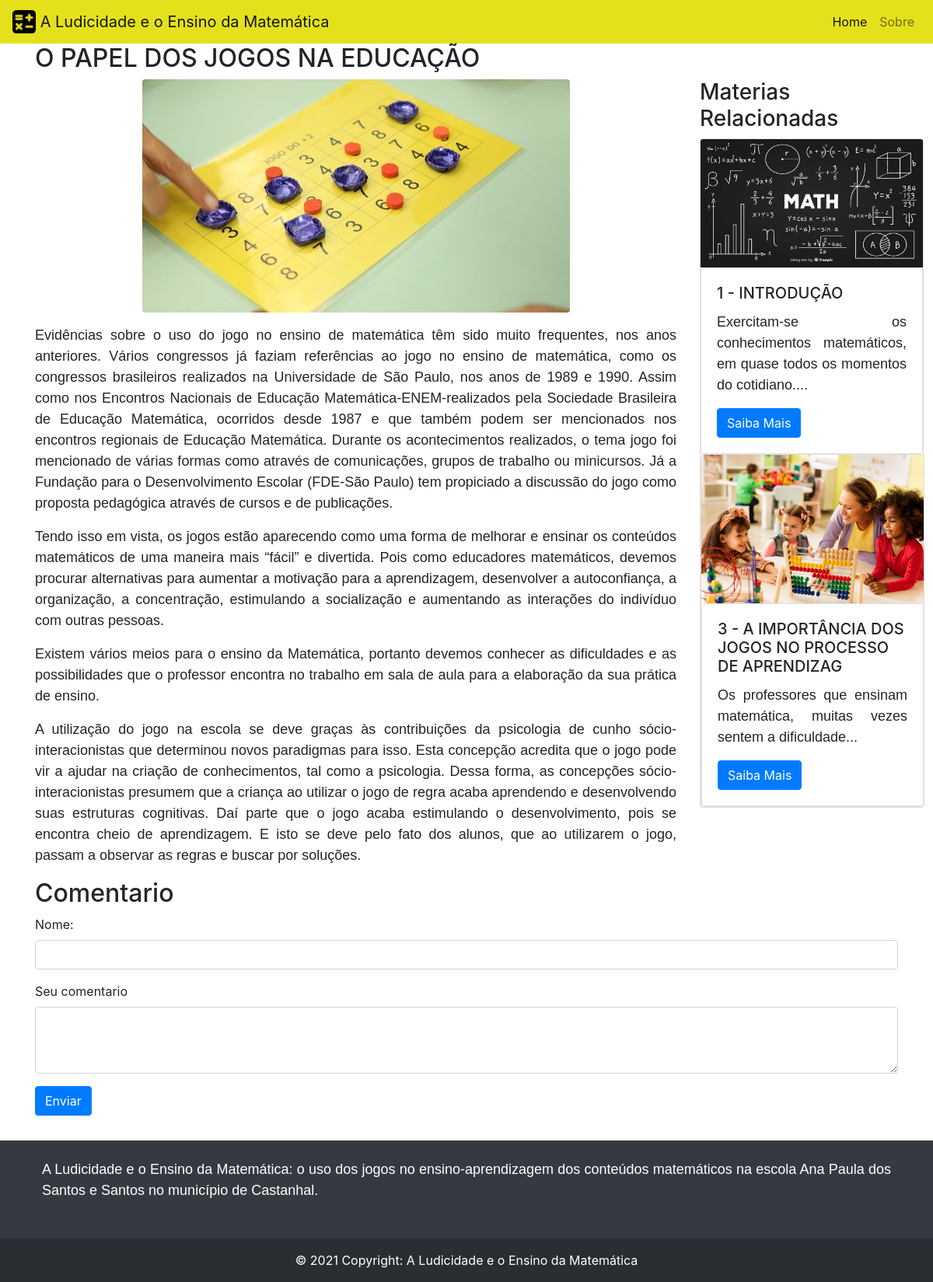
The app's page /post/2/ with its own data.
### post/models.py (models this page shows)
class Materia(models.Model):
    id = models.BigAutoField(primary_key=True)
    titulo = models.CharField(max_length=50)
    descricao = models.CharField(max_length=200)
    data_publicacao = models.DateField('data publicacao')
    img_post = models.ImageField(upload_to='img/', blank=True)
    texto_post = models.TextField()

### post/views.py (the view, shortened to what this page needs)
# urls.py: path('', include('post.urls')),
def post(request,id):
    materiaDb = Materia
    todasMaterias = materiaDb.objects.all()
    elemento = todasMaterias.get(id=id)
    titulo = "POST " + str(elemento.id) + " | " + elemento.titulo
    anteriorDb = Anterior
    todasAnterior = anteriorDb.objects.all()
    anteriorId = todasAnterior.get(anterior=id)
    anteriorPost = todasMaterias.get(id=anteriorId.id)
    proximoDb = Proxima
    todosProximos = proximoDb.objects.all()
    proximoId = todosProximos.get(proximo=id)
    proximoPost = todasMaterias.get(id=proximoId.id)
    context = {
        'title': titulo,
        'page' : "index",
        'todasMaterias' : todasMaterias,
        'elemento' : elemento,
        'anterior' : anteriorPost,
        'proximo' : proximoPost
    }
    return render(request,"post/post.html", context)

### templates/post/post.html (shortened to what this page needs)
{% extends "base.html" %}
{% block body %}
<div class="row">
  <div class="col-12 col-md-12 xl-12">
    <h2>{{elemento.titulo}}</h2>
  </div>
</div>
<div class="row">
  <article class="col-12 col-md-8 col-xl-9">
    <img src="{{elemento.img_post.url}}" class="img-fluid rounded mx-auto d-block" alt="post">
    <p>
      {{elemento.texto_post|linebreaks}}
    </p>
  </article>
  <aside class="col-12 col-md-4 col-xl-3">
    <h3>Materias Relacionadas</h3>
    <div class="card" style="width: 18rem;">
      <img src="{{anterior.img_post.url}}" class="card-img-top" alt="...">
      <div class="card">
        <div class="card-body">
          <h5 class="card-title">{{anterior.id}} - {{anterior.titulo}}</h5>
          <p class="card-text">{{anterior.descricao}}... </p>
          <a href="{% url 'post' anterior.id  %}" class="btn btn-primary">Saiba Mais</a>
        </div>
      </div>
      <div class="card" style="width: 18rem;">
        <img src="{{proximo.img_post.url}}" class="card-img-top" alt="...">
        <div class="card">
          <div class="card-body">
            <h5 class="card-title">{{proximo.id}} - {{proximo.titulo}}</h5>
            <p class="card-text">{{proximo.descricao}}... </p>
            <a href="{% url 'post' proximo.id  %}" class="btn btn-primary">Saiba Mais</a>
          </div>
        </div>
  </aside>
</div>
<div class="row">
  <div class="col-12 col-md-12 xl-12">
    <h2>Comentario</h2>
    <form action="" method="post">
      <div class="form-group">
        <label>Nome:</label>
        <input type="text" class="form-control" id="nome" name="nome">
      </div>
      <div class="form-group">
        <label>Seu comentario</label>
        <textarea class="form-control" id="mensagem" name="mensagem" rows="3"></textarea>
      </div>
      <button type="submit" class="btn btn-primary">Enviar</button>
    </form>
  </div>
</div>
<div class="row">
  <div class="col-12">
  </div>
</div>
{% endblock %}

### templates/base.html (shortened to what this page needs)
{% load static %}
<!doctype html>
<html lang="pt-br">
  <head>
    <link rel="stylesheet" href="{% static 'css/bootstrap.min.css' %}">
    <link rel="stylesheet" href="{% static 'css/estilo.css' %}">
  </head>
  <body>
  <nav class="navbar navbar-expand-lg navbar-light" style="background-color: #e4e11c;">
    <a class="navbar-brand" href="{% url 'index' %}">
      <img src="{% static 'img/logo1.png' %}" width="30" height="30" class="d-inline-block align-top" alt="">
      A Ludicidade e o Ensino da Matemática
    </a>
    <div class="collapse navbar-collapse" id="navbarNav">
      <ul class="navbar-nav ml-auto">
        <li class="nav-item {% if page == 'index' %} active {% endif %}">
          <a class="nav-link" href="{% url 'index' %}">Home</a>
        </li>
        <li class="nav-item  {% if page == 'sobre' %} active {% endif %}">
          <a class="nav-link" href="{% url 'sobre' %}">Sobre </a>
        </li>
      </ul>
    </div>
  </nav>
<div class="container">
{% block body %} {% endblock %}
 <div class="row">
  <div class="col-12">
  </div>
</div>
</div>
  <footer class="bg-dark text-center text-white">
    <div class="container p-4">
      <section class="mb-4">
        <p>
          A Ludicidade e o Ensino da Matemática: o uso dos jogos no
          ensino-aprendizagem dos conteúdos matemáticos na escola
          Ana Paula dos Santos e Santos no município de Castanhal.
        </p>
      </section>
    </div>
    <div class="text-center p-3" style="background-color: rgba(0, 0, 0, 0.2);">
      © 2021 Copyright:
      <a class="text-white" href="https://ufpa.br">A Ludicidade e o Ensino da Matemática</a>
    </div>
  </footer>
  </body>
</html>

### static/css/estilo.css (style rules this page uses)
p { font-family: Arial, Helvetica, sans-serif; font-size: large; text-align: justify; }

### records on screen
Materia: titulo "O PAPEL DOS JOGOS NA EDUCAÇÃO", img_post (picture), texto_post "Evidências sobre o uso do jogo no ensino de matemática têm sido muito frequentes, nos anos anteriores. Vários congressos já faziam referências ao jogo no ensino de matemática, como os congressos brasileiros realizados na Universidade de São Paulo, nos anos de 1989 e 1990. Assim como nos Encontros Nacionais de Educação Matemática-ENEM-realizados pela Sociedade Brasileira de Educação Matemática, ocorridos desde 1987 e que também podem ser mencionados nos encontros regionais de Educação Matemática. Durante os acontecimentos realizados, o tema jogo foi mencionado de várias formas como através de comunicações, grupos de trabalho ou minicursos. Já a Fundação para o Desenvolvimento Escolar…"
Materia: img_post (picture), id "1", titulo "INTRODUÇÃO", descricao "Exercitam-se os conhecimentos matemáticos, em quase todos os momentos do cotidiano."
Materia: img_post (picture), id "3", titulo "A IMPORTÂNCIA DOS JOGOS NO PROCESSO DE APRENDIZAG", descricao "Os professores que ensinam matemática, muitas vezes sentem a dificuldade"
